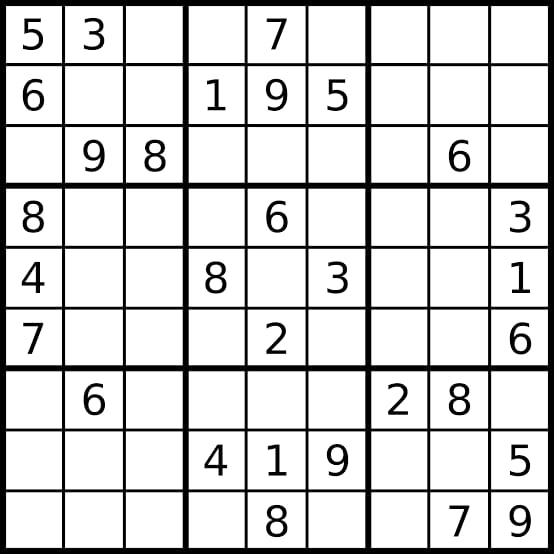
#> input picture xa.jpeg, 554 x 554 px, found by its file name
$ python chapter1-GettingImage.py
#> lines starting #> are read from the running program, lines starting #| are printed output that depends on the picture; after the words box and inside, x2 and y2 are one past the last pixel; in counts of white or black regions, pixels touching at a corner belong together
# Here we are going to read the image
import cv2
import numpy as np


# for reading image we have a method called "imread"

img = cv2.imread("/Users/abhishekraj/Downloads/xa.jpeg")
#> img is the input picture: shape (554, 554, 3); min 0, max 255, mean 211.7
imgGray =cv2.cvtColor(img,cv2.COLOR_BGR2GRAY)
imgBlur = cv2.GaussianBlur(imgGray,(7,7),0)
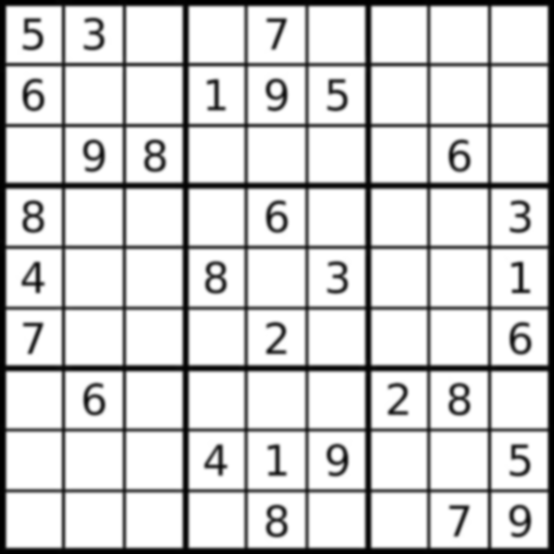
#> imgBlur: shape (554, 554); min 0, max 255, mean 211.8
imgCanny = cv2.Canny(img,100,100)
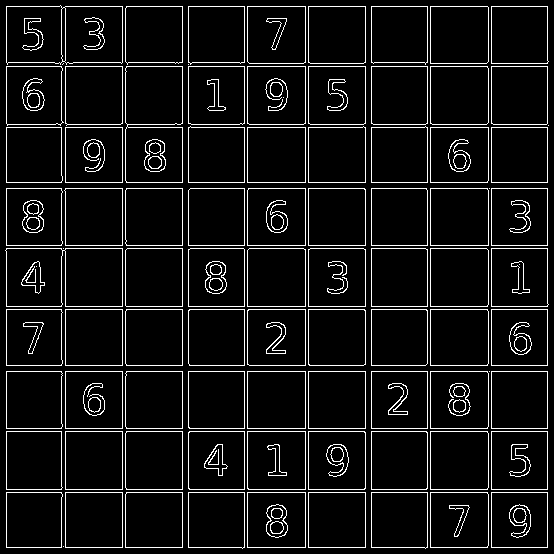
#> imgCanny: shape (554, 554); 7.5% white in thin lines or dots


# taking the matrix size of 5 as a kernel

kernel = np.ones((5,5),np.uint8)
imgDilation = cv2.dilate(img ,kernel ,iterations=1) # iteration is something that how much you dilate or erode the image
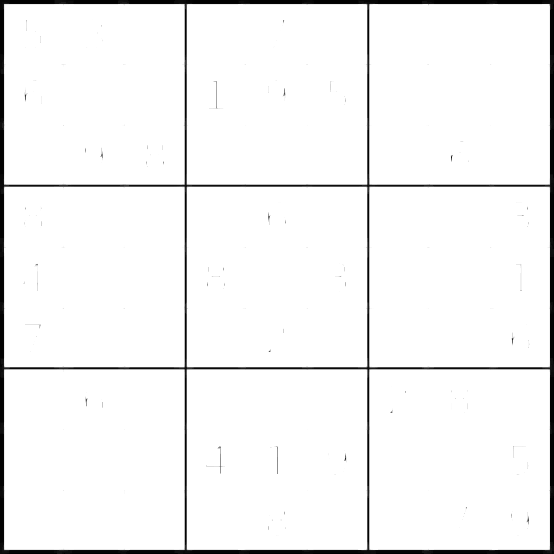
#> imgDilation: shape (554, 554, 3); min 0, max 255, mean 244.1
imgErode = cv2.erode(img ,kernel ,iterations=1)
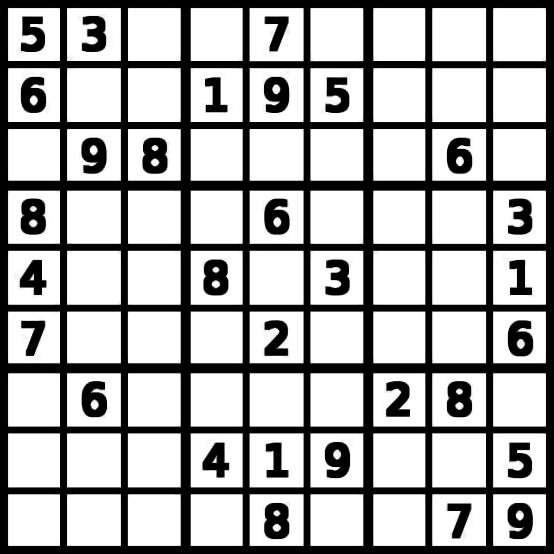
#> imgErode: shape (554, 554, 3); min 0, max 255, mean 173.1

# Dilation and erosion are the two morphological operation that process the image based on their shape .
cv2.imshow("output", img)


# To convert gray imag we have to use a method "cvtColor" which contain different colour spaces.there is a kernel
# which are the matrix of odd size(3,5,7).Dilation is used to increase the object area i.e it will increase the white
# area in the image

cv2.imshow("GrayImage",imgGray)

# Convert image into blur image we use the method called "GaussianBlur(imgGray,(7,7),0)
cv2.imshow("Blur",imgBlur)
cv2.imshow("CannyImage",imgCanny)
cv2.imshow("Dilation",imgDilation)
cv2.imshow("Erosion",imgErode)
cv2.waitKey(0)

$ run again, with shape.jpeg copied over xa.jpeg
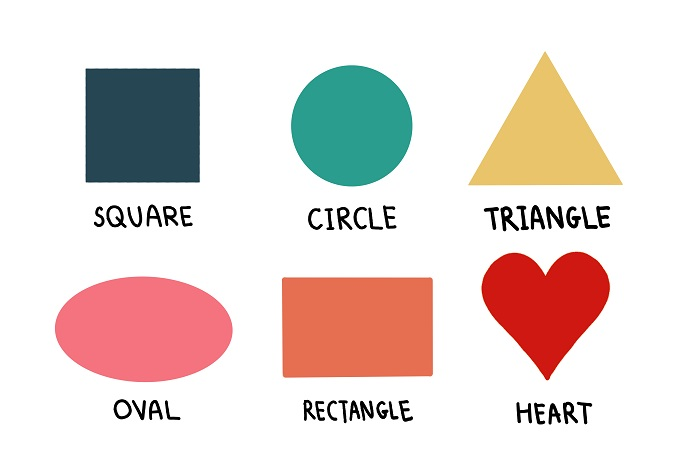
#> input picture shape.jpeg, 700 x 466 px, found by its file name
#> img is the input picture: shape (466, 700, 3); mean B, G, R 214.2, 218.1, 230.9
#> `imgCanny = cv2.Canny(img,100,100)`:
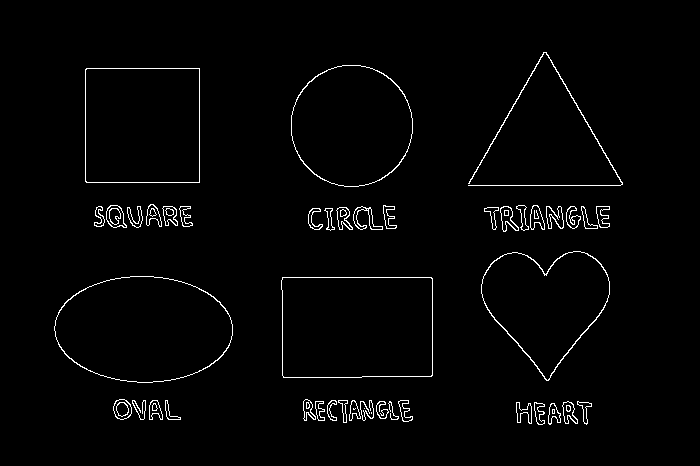
#> imgCanny: shape (466, 700); 1.9% white in thin lines or dots, all inside (x1, y1, x2, y2) = (54, 52, 623, 425)
#> `imgErode = cv2.erode(img ,kernel ,iterations=1)`:
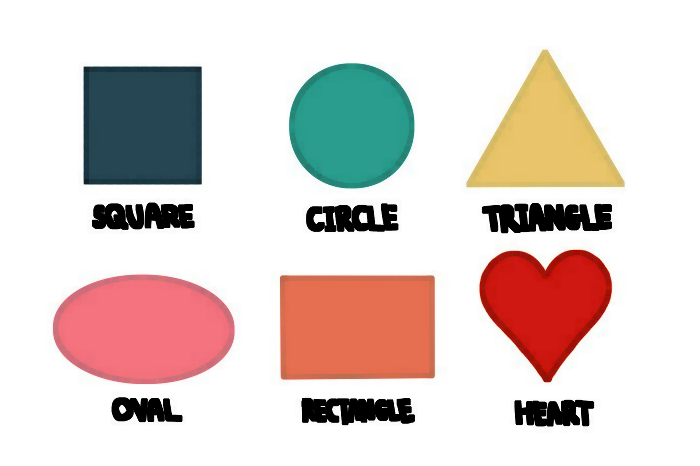
#> imgErode: shape (466, 700, 3); mean B, G, R 204.5, 208.9, 222.2
